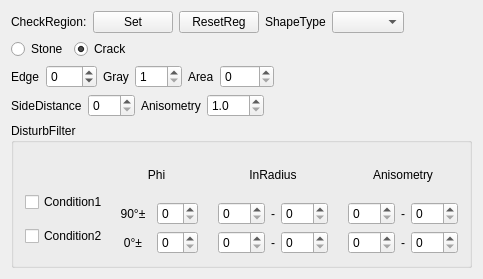
<?xml version="1.0" encoding="UTF-8"?>
<ui version="4.0">
 <class>CDlgSSideReg</class>
 <widget class="CItemDlg" name="CDlgSSideReg">
  <property name="geometry">
   <rect>
    <x>0</x>
    <y>0</y>
    <width>483</width>
    <height>279</height>
   </rect>
  </property>
  <property name="windowTitle">
   <string>Body Stress Region Dialog</string>
  </property>
  <layout class="QVBoxLayout" name="verticalLayout">
   <item>
    <layout class="QHBoxLayout" name="horizontalLayout_3">
     <item>
      <widget class="QLabel" name="label_19">
       <property name="text">
        <string>CheckRegion:</string>
       </property>
      </widget>
     </item>
     <item>
      <widget class="QPushButton" name="btnDrawReg">
       <property name="text">
        <string>Set</string>
       </property>
      </widget>
     </item>
     <item>
      <widget class="QPushButton" name="btnResetReg">
       <property name="text">
        <string>ResetReg</string>
       </property>
      </widget>
     </item>
     <item>
      <widget class="QLabel" name="label_20">
       <property name="text">
        <string>ShapeType</string>
       </property>
      </widget>
     </item>
     <item>
      <widget class="QComboBox" name="comboShapeType"/>
     </item>
     <item>
      <spacer name="horizontalSpacer_2">
       <property name="orientation">
        <enum>Qt::Horizontal</enum>
       </property>
       <property name="sizeHint" stdset="0">
        <size>
         <width>40</width>
         <height>20</height>
        </size>
       </property>
      </spacer>
     </item>
    </layout>
   </item>
   <item>
    <layout class="QHBoxLayout" name="horizontalLayout_5">
     <item>
      <widget class="QRadioButton" name="Stone">
       <property name="text">
        <string>Stone</string>
       </property>
      </widget>
     </item>
     <item>
      <widget class="QRadioButton" name="Crack">
       <property name="text">
        <string>Crack</string>
       </property>
       <property name="checked">
        <bool>true</bool>
       </property>
      </widget>
     </item>
     <item>
      <spacer name="horizontalSpacer_6">
       <property name="orientation">
        <enum>Qt::Horizontal</enum>
       </property>
       <property name="sizeHint" stdset="0">
        <size>
         <width>40</width>
         <height>20</height>
        </size>
       </property>
      </spacer>
     </item>
    </layout>
   </item>
   <item>
    <layout class="QHBoxLayout" name="horizontalLayout_2">
     <item>
      <widget class="QLabel" name="label">
       <property name="text">
        <string>Edge</string>
       </property>
      </widget>
     </item>
     <item>
      <widget class="QSpinBox" name="spinEdge">
       <property name="contextMenuPolicy">
        <enum>Qt::NoContextMenu</enum>
       </property>
       <property name="minimum">
        <number>-255</number>
       </property>
       <property name="maximum">
        <number>255</number>
       </property>
       <property name="value">
        <number>0</number>
       </property>
      </widget>
     </item>
     <item>
      <widget class="QLabel" name="label_3">
       <property name="text">
        <string>Gray</string>
       </property>
      </widget>
     </item>
     <item>
      <widget class="QSpinBox" name="spinGray">
       <property name="contextMenuPolicy">
        <enum>Qt::NoContextMenu</enum>
       </property>
       <property name="minimum">
        <number>1</number>
       </property>
       <property name="maximum">
        <number>255</number>
       </property>
      </widget>
     </item>
     <item>
      <widget class="QLabel" name="label_6">
       <property name="text">
        <string>Area</string>
       </property>
      </widget>
     </item>
     <item>
      <widget class="QSpinBox" name="spinArea">
       <property name="contextMenuPolicy">
        <enum>Qt::NoContextMenu</enum>
       </property>
       <property name="maximum">
        <number>9999</number>
       </property>
      </widget>
     </item>
     <item>
      <spacer name="horizontalSpacer_3">
       <property name="orientation">
        <enum>Qt::Horizontal</enum>
       </property>
       <property name="sizeHint" stdset="0">
        <size>
         <width>40</width>
         <height>20</height>
        </size>
       </property>
      </spacer>
     </item>
    </layout>
   </item>
   <item>
    <layout class="QHBoxLayout" name="horizontalLayout_4">
     <item>
      <widget class="QLabel" name="label_7">
       <property name="text">
        <string>SideDistance</string>
       </property>
      </widget>
     </item>
     <item>
      <widget class="QSpinBox" name="spinSideDistance">
       <property name="contextMenuPolicy">
        <enum>Qt::NoContextMenu</enum>
       </property>
       <property name="maximum">
        <number>100</number>
       </property>
      </widget>
     </item>
     <item>
      <widget class="QLabel" name="label_5">
       <property name="text">
        <string>Anisometry</string>
       </property>
      </widget>
     </item>
     <item>
      <widget class="QDoubleSpinBox" name="spinRab">
       <property name="contextMenuPolicy">
        <enum>Qt::NoContextMenu</enum>
       </property>
       <property name="decimals">
        <number>1</number>
       </property>
       <property name="minimum">
        <double>1.000000000000000</double>
       </property>
       <property name="singleStep">
        <double>0.500000000000000</double>
       </property>
      </widget>
     </item>
     <item>
      <spacer name="horizontalSpacer_4">
       <property name="orientation">
        <enum>Qt::Horizontal</enum>
       </property>
       <property name="sizeHint" stdset="0">
        <size>
         <width>40</width>
         <height>20</height>
        </size>
       </property>
      </spacer>
     </item>
    </layout>
   </item>
   <item>
    <widget class="QGroupBox" name="groupBox_SpeDefects">
     <property name="title">
      <string>DisturbFilter</string>
     </property>
     <layout class="QVBoxLayout" name="verticalLayout_28">
      <item>
       <layout class="QHBoxLayout" name="horizontalLayout_21">
        <item>
         <layout class="QVBoxLayout" name="verticalLayout_27">
          <item>
           <spacer name="verticalSpacer_4">
            <property name="orientation">
             <enum>Qt::Vertical</enum>
            </property>
            <property name="sizeType">
             <enum>QSizePolicy::Fixed</enum>
            </property>
            <property name="sizeHint" stdset="0">
             <size>
              <width>74</width>
              <height>30</height>
             </size>
            </property>
           </spacer>
          </item>
          <item>
           <widget class="QCheckBox" name="checkDisturbCondition1">
            <property name="text">
             <string>Condition1</string>
            </property>
           </widget>
          </item>
          <item>
           <widget class="QCheckBox" name="checkDisturbCondition2">
            <property name="text">
             <string>Condition2</string>
            </property>
           </widget>
          </item>
         </layout>
        </item>
        <item>
         <layout class="QVBoxLayout" name="verticalLayout_26">
          <item>
           <widget class="QLabel" name="label_30">
            <property name="text">
             <string>Phi</string>
            </property>
            <property name="alignment">
             <set>Qt::AlignCenter</set>
            </property>
           </widget>
          </item>
          <item>
           <layout class="QHBoxLayout" name="horizontalLayout_19">
            <item>
             <widget class="QLabel" name="label_10">
              <property name="text">
               <string>90°±</string>
              </property>
              <property name="alignment">
               <set>Qt::AlignCenter</set>
              </property>
             </widget>
            </item>
            <item>
             <widget class="QSpinBox" name="spinDisConVerPhi">
              <property name="contextMenuPolicy">
               <enum>Qt::NoContextMenu</enum>
              </property>
              <property name="minimum">
               <number>0</number>
              </property>
              <property name="maximum">
               <number>90</number>
              </property>
             </widget>
            </item>
           </layout>
          </item>
          <item>
           <layout class="QHBoxLayout" name="horizontalLayout_20">
            <item>
             <widget class="QLabel" name="label_35">
              <property name="text">
               <string>0°±</string>
              </property>
              <property name="alignment">
               <set>Qt::AlignCenter</set>
              </property>
             </widget>
            </item>
            <item>
             <widget class="QSpinBox" name="spinDisConHorPhi">
              <property name="contextMenuPolicy">
               <enum>Qt::NoContextMenu</enum>
              </property>
              <property name="minimum">
               <number>0</number>
              </property>
              <property name="maximum">
               <number>90</number>
              </property>
             </widget>
            </item>
           </layout>
          </item>
         </layout>
        </item>
        <item>
         <spacer name="horizontalSpacer_23">
          <property name="orientation">
           <enum>Qt::Horizontal</enum>
          </property>
          <property name="sizeType">
           <enum>QSizePolicy::Fixed</enum>
          </property>
          <property name="sizeHint" stdset="0">
           <size>
            <width>14</width>
            <height>41</height>
           </size>
          </property>
         </spacer>
        </item>
        <item>
         <layout class="QVBoxLayout" name="verticalLayout_25">
          <item>
           <widget class="QLabel" name="label_28">
            <property name="text">
             <string>InRadius</string>
            </property>
            <property name="alignment">
             <set>Qt::AlignCenter</set>
            </property>
           </widget>
          </item>
          <item>
           <layout class="QHBoxLayout" name="horizontalLayout_17">
            <item>
             <widget class="QSpinBox" name="spinDisConInRadiusL1">
              <property name="contextMenuPolicy">
               <enum>Qt::NoContextMenu</enum>
              </property>
              <property name="maximum">
               <number>999</number>
              </property>
             </widget>
            </item>
            <item>
             <widget class="QLabel" name="label_31">
              <property name="text">
               <string>-</string>
              </property>
              <property name="alignment">
               <set>Qt::AlignCenter</set>
              </property>
             </widget>
            </item>
            <item>
             <widget class="QSpinBox" name="spinDisConInRadiusH1">
              <property name="contextMenuPolicy">
               <enum>Qt::NoContextMenu</enum>
              </property>
              <property name="maximum">
               <number>999</number>
              </property>
             </widget>
            </item>
           </layout>
          </item>
          <item>
           <layout class="QHBoxLayout" name="horizontalLayout_18">
            <item>
             <widget class="QSpinBox" name="spinDisConInRadiusL2">
              <property name="contextMenuPolicy">
               <enum>Qt::NoContextMenu</enum>
              </property>
              <property name="maximum">
               <number>999</number>
              </property>
             </widget>
            </item>
            <item>
             <widget class="QLabel" name="label_33">
              <property name="text">
               <string>-</string>
              </property>
              <property name="alignment">
               <set>Qt::AlignCenter</set>
              </property>
             </widget>
            </item>
            <item>
             <widget class="QSpinBox" name="spinDisConInRadiusH2">
              <property name="contextMenuPolicy">
               <enum>Qt::NoContextMenu</enum>
              </property>
              <property name="maximum">
               <number>999</number>
              </property>
             </widget>
            </item>
           </layout>
          </item>
         </layout>
        </item>
        <item>
         <spacer name="horizontalSpacer_21">
          <property name="orientation">
           <enum>Qt::Horizontal</enum>
          </property>
          <property name="sizeType">
           <enum>QSizePolicy::Fixed</enum>
          </property>
          <property name="sizeHint" stdset="0">
           <size>
            <width>14</width>
            <height>41</height>
           </size>
          </property>
         </spacer>
        </item>
        <item>
         <layout class="QVBoxLayout" name="verticalLayout_24">
          <item>
           <widget class="QLabel" name="label_29">
            <property name="text">
             <string>Anisometry</string>
            </property>
            <property name="alignment">
             <set>Qt::AlignCenter</set>
            </property>
           </widget>
          </item>
          <item>
           <layout class="QHBoxLayout" name="horizontalLayout_15">
            <item>
             <widget class="QSpinBox" name="spinDisConAniL1">
              <property name="contextMenuPolicy">
               <enum>Qt::NoContextMenu</enum>
              </property>
              <property name="maximum">
               <number>999</number>
              </property>
             </widget>
            </item>
            <item>
             <widget class="QLabel" name="label_32">
              <property name="text">
               <string>-</string>
              </property>
              <property name="alignment">
               <set>Qt::AlignCenter</set>
              </property>
             </widget>
            </item>
            <item>
             <widget class="QSpinBox" name="spinDisConAniH1">
              <property name="contextMenuPolicy">
               <enum>Qt::NoContextMenu</enum>
              </property>
              <property name="maximum">
               <number>999</number>
              </property>
             </widget>
            </item>
           </layout>
          </item>
          <item>
           <layout class="QHBoxLayout" name="horizontalLayout_16">
            <item>
             <widget class="QSpinBox" name="spinDisConAniL2">
              <property name="contextMenuPolicy">
               <enum>Qt::NoContextMenu</enum>
              </property>
              <property name="maximum">
               <number>999</number>
              </property>
             </widget>
            </item>
            <item>
             <widget class="QLabel" name="label_34">
              <property name="text">
               <string>-</string>
              </property>
              <property name="alignment">
               <set>Qt::AlignCenter</set>
              </property>
             </widget>
            </item>
            <item>
             <widget class="QSpinBox" name="spinDisConAniH2">
              <property name="contextMenuPolicy">
               <enum>Qt::NoContextMenu</enum>
              </property>
              <property name="maximum">
               <number>999</number>
              </property>
             </widget>
            </item>
           </layout>
          </item>
         </layout>
        </item>
       </layout>
      </item>
     </layout>
    </widget>
   </item>
  </layout>
 </widget>
 <layoutdefault spacing="6" margin="11"/>
 <customwidgets>
  <customwidget>
   <class>CItemDlg</class>
   <extends>QWidget</extends>
   <header>citemdlg.h</header>
   <container>1</container>
  </customwidget>
 </customwidgets>
 <tabstops>
  <tabstop>btnDrawReg</tabstop>
  <tabstop>spinEdge</tabstop>
  <tabstop>spinGray</tabstop>
  <tabstop>spinArea</tabstop>
 </tabstops>
 <resources/>
 <connections/>
 <slots>
  <slot>accept()</slot>
  <slot>reject()</slot>
 </slots>
</ui>
